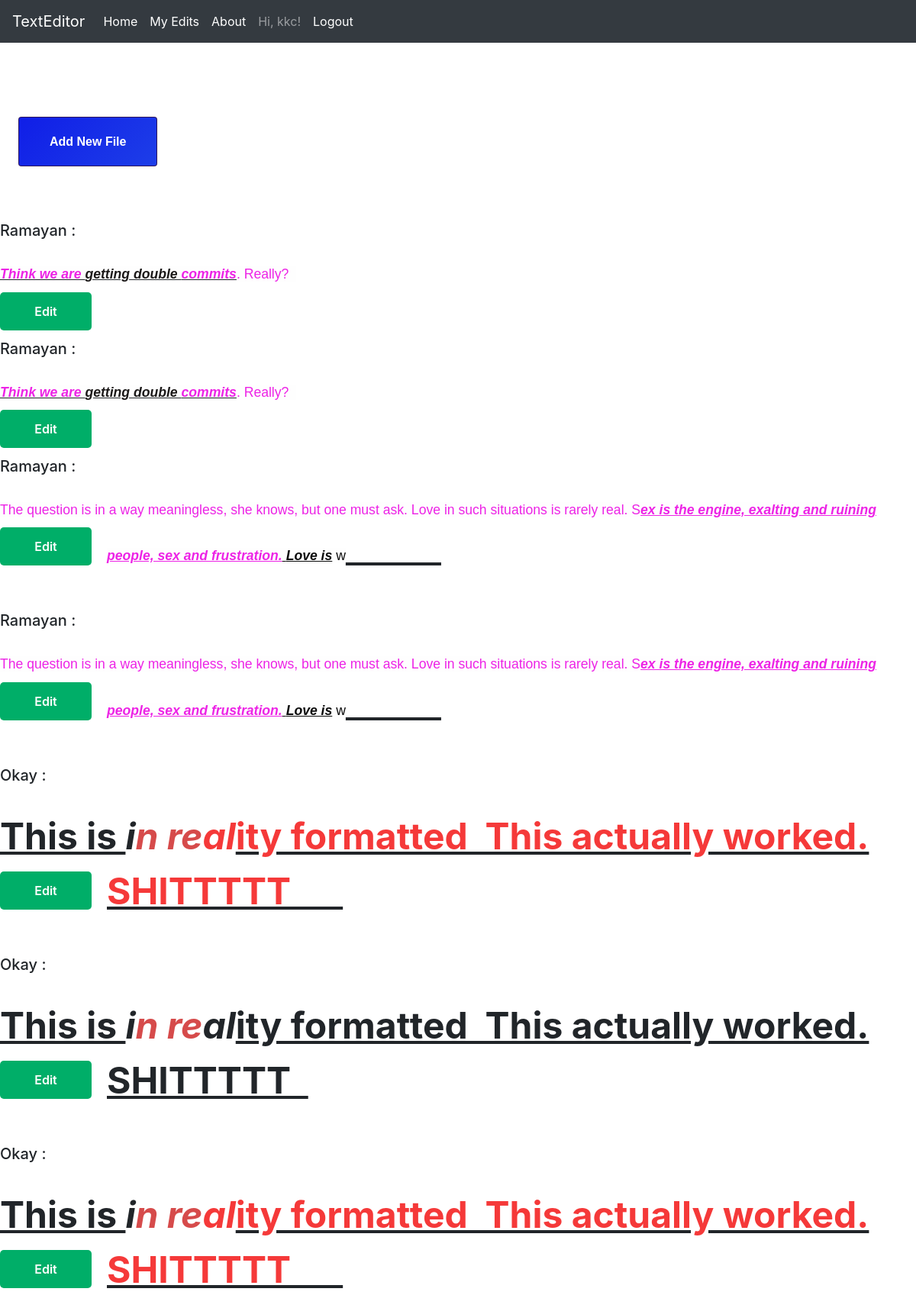
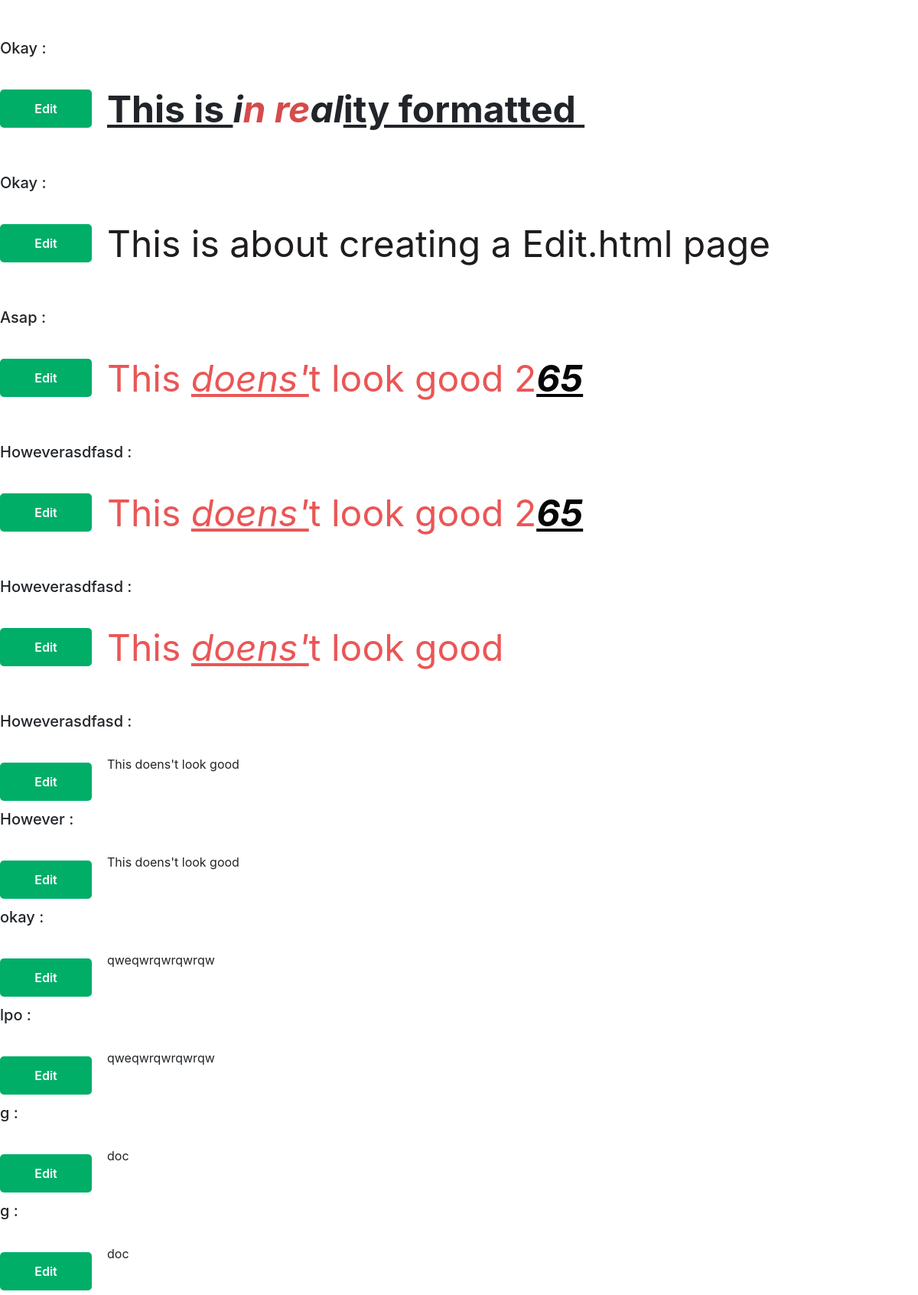
The app's page /myedits (signed in, upper part) with its own data (2 pictures, top to bottom).
### app/models.py (models this page shows, shortened)
class User(UserMixin, db.Model):
    id = db.Column(db.Integer, primary_key=True)
    username = db.Column(db.String(64), index=True, unique=True)
    email = db.Column(db.String(120), index=True, unique=True)
    password_hash = db.Column(db.String(128))
    posts = db.relationship('EditorData', backref='author', lazy='dynamic')

class EditorData(db.Model):
    id = db.Column(db.Integer, primary_key=True)
    name = db.Column(db.Text)
    extension= db.Column(db.Text)
    html= db.Column(db.Text)
    user_id = db.Column(db.Integer, db.ForeignKey('user.id'))

### app/routes.py (the view)
@app.route('/display')
@app.route('/myedits')
@login_required
def display():
    posts = EditorData.query.order_by(EditorData.id.desc()).filter_by(author=current_user).all()
    return render_template('myedits.html', posts=posts)

### app/models.py (called while the page is built)
@login.user_loader
def load_user(id):
    return User.query.get(int(id))

### app/templates/myedits.html
{% extends "base.html" %}
{% block content %}
<a href="{{ url_for('index') }}" target="_blank" class="btn --animated">
        <span>Add New File</span>
</a>
<br><br>
{% for post in posts %}
<div>
      <b><h5>{{ post.name }} : </h5> <br> </b> {{post.html|safe}}
      <a href="/edit/{{post.id}}" title="Edit" class="button btnFloat btnBlueGreen">Edit</a>
        <br>
        <br>
       <br>
</div>
{% endfor %}
{% endblock %}

### app/templates/base.html (shortened to what this page needs)
<!DOCTYPE html>
<html lang="en">
<head>
    <link rel="stylesheet" href="https://stackpath.bootstrapcdn.com/bootstrap/4.1.3/css/bootstrap.min.css">
</head>
<body>
  <div class="fixed-top">
  <nav class="navbar navbar-expand-md navbar-dark bg-dark">
    <a class="navbar-brand" href="{{url_for('index')}}">TextEditor</a>
    <div class="collapse navbar-collapse" id="navbarSupportedContent">
      <ul class="navbar-nav mr-auto">
        <li class="nav-item active">
          <a class="nav-link" href="{{ url_for('index') }}">Home<span class="sr-only">(current)</span></a>
        </li>
        {% if current_user.is_anonymous %}
        <li class="nav-item active">
          <a class="nav-link" href="{{ url_for('login') }}">login</a>
        </li>
        {% else %}
        <li class="nav-item active">
          <a class="nav-link" href="/myedits">My Edits</a>
        </li>
        <li class="nav-item active">
          <a class="nav-link" href="/about">About</a>
        </li>
        <li class="nav-item">
         <a class="nav-link"> Hi, {{ current_user.username }}!</a></li>
        <li class="nav-item active">
          <a class="nav-link" href="{{ url_for('logout') }}">Logout</a></li>
        {% endif %}
      </ul>
    </div>
  </nav>
  </div>
        <h1 style="color: white;">
        </h1>
        <br><br><br><br>
        {% block content %}{% endblock %}
</body>
</html>

### app/templates/base.html (style rules this page uses)
a.button { display: block; position: relative; float: left; width: 120px; padding: 0; margin: 10px 20px 10px 0; font-weight: 600; text-align: center; line-height: 50px; color: #FFF; border-radius: 5px; transition: all 0.2s ; }
.btnBlueGreen { background: #00AE68; }
.btnFloat { background: none; box-shadow: 0px 0px 0px 0px rgba(0, 0, 0, 0.5); }
.btnFloat:before { content: 'Edit'; display: block; position: absolute; top: 0; left: 0; width: 120px; height: 50px; border-radius: 5px; transition: all 0.2s ; }
.btnBlueGreen.btnFloat:before { background: #00AE68; }
.btnFloat:before { box-shadow: 0px 0px 0px 0px rgba(0, 0, 0, 0.4); }
body { overflow: auto; min-height: 100%; }
:root { --font: 1rem/1.2 "helvetica", sans-serif; --bg-hover: linear-gradient( 135deg, #101ee7 0%, #2654e9 20%, #62d6fa 37%, #fff 50%, #fc35ca 66%, #7559ff 72%, #101ee7 100% ); --btn-color: #2e175e; }
.btn { display: table; text-align: center; color: #ffffff; text-decoration: none; position: relative; font: var(--font); font-weight: bold; padding: 22px 40px; background-color: var(--btn-color); overflow: hidden; margin: 24px; }
.--animated { transition: all 1s; }
.--animated span { position: relative; z-index: 9; }
.--animated:after { height: 100%; width: 2000px; transition: all 1s; background: var(--bg-hover); }
.--animated:before { height: 26px; width: 100%; top: -50px; z-index: 10; opacity: 0; background-color: rgba(255, 255, 255, 0.15); }
.--animated:before, a:after { position: absolute; top: 0; left: 0; z-index: 7; display: block; content: ""; }

### records on screen
User: username "kkc"
EditorData: name "Ramayan", html "Think we are getting double commits . Really?"
EditorData: name "Ramayan", html "Think we are getting double commits . Really?"
EditorData: name "Ramayan", html "The question is in a way meaningless, she knows, but one must ask. Love in such situations is rarely real. S ex is the engine, exalting and ruining people, sex and frustration. Love is w"
EditorData: name "Ramayan", html "The question is in a way meaningless, she knows, but one must ask. Love in such situations is rarely real. S ex is the engine, exalting and ruining people, sex and frustration. Love is w"
EditorData: name "Okay", html "This is i n re al ity formatted This actually worked. SHITTTTT"
EditorData: name "Okay", html "This is i n re al ity formatted This actually worked. SHITTTTT"
EditorData: name "Okay", html "This is i n re al ity formatted This actually worked. SHITTTTT"
EditorData: name "Okay", html "This is i n re al ity formatted"
EditorData: name "Okay", html "This is about creating a Edit.html page"
EditorData: name "Asap", html "This doens' t look good 2 65"
EditorData: name "Howeverasdfasd", html "This doens' t look good 2 65"
EditorData: name "Howeverasdfasd", html "This doens' t look good"
EditorData: name "Howeverasdfasd", html "This doens't look good"
EditorData: name "However", html "This doens't look good"
EditorData: name "okay", html "qweqwrqwrqwrqw"
EditorData: name "lpo", html "qweqwrqwrqwrqw"
EditorData: name "g", html "doc"
EditorData: name "g", html "doc"
